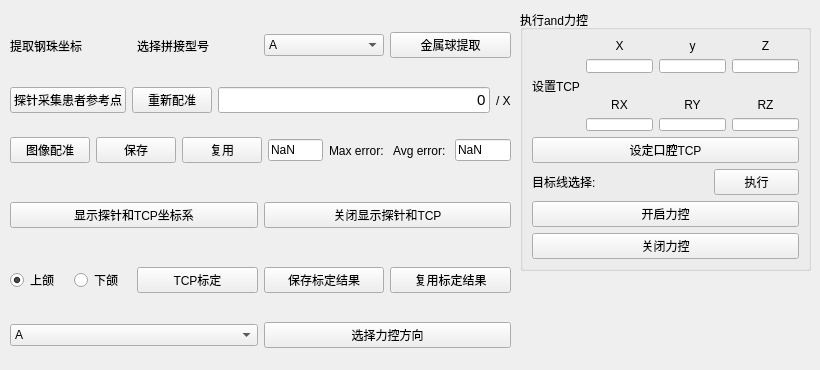
     <widget class="QWidget" name="tab_48">
      <attribute name="title">
       <string>口腔机器人</string>
      </attribute>
      <widget class="QWidget" name="layoutWidget_23">
       <property name="geometry">
        <rect>
         <x>10</x>
         <y>20</y>
         <width>501</width>
         <height>51</height>
        </rect>
       </property>
       <layout class="QHBoxLayout" name="horizontalLayout_140">
        <item>
         <widget class="QLabel" name="label_358">
          <property name="text">
           <string>提取钢珠坐标</string>
          </property>
         </widget>
        </item>
        <item>
         <widget class="QLabel" name="label_359">
          <property name="text">
           <string>选择拼接型号</string>
          </property>
         </widget>
        </item>
        <item>
         <widget class="QComboBox" name="comboBox_plate">
          <property name="minimumContentsLength">
           <number>0</number>
          </property>
          <item>
           <property name="text">
            <string>A</string>
           </property>
          </item>
          <item>
           <property name="text">
            <string>B</string>
           </property>
          </item>
          <item>
           <property name="text">
            <string>C</string>
           </property>
          </item>
         </widget>
        </item>
        <item>
         <widget class="QPushButton" name="pushButton_steelballExtract">
          <property name="text">
           <string>金属球提取</string>
          </property>
         </widget>
        </item>
       </layout>
      </widget>
      <widget class="QWidget" name="layoutWidget_24">
       <property name="geometry">
        <rect>
         <x>10</x>
         <y>80</y>
         <width>501</width>
         <height>41</height>
        </rect>
       </property>
       <layout class="QHBoxLayout" name="horizontalLayout_148">
        <item>
         <widget class="QPushButton" name="pushButton_collectDitch">
          <property name="text">
           <string>探针采集患者参考点</string>
          </property>
         </widget>
        </item>
        <item>
         <widget class="QPushButton" name="pushButton_resetImageRegis">
          <property name="text">
           <string>重新配准</string>
          </property>
         </widget>
        </item>
        <item>
         <layout class="QHBoxLayout" name="horizontalLayout_149">
          <item>
           <widget class="QLineEdit" name="lineEdit_collectedLandmark_3">
            <property name="maximumSize">
             <size>
              <width>16777201</width>
              <height>16777215</height>
             </size>
            </property>
            <property name="font">
             <font>
              <pointsize>11</pointsize>
             </font>
            </property>
            <property name="layoutDirection">
             <enum>Qt::LeftToRight</enum>
            </property>
            <property name="text">
             <string>0</string>
            </property>
            <property name="alignment">
             <set>Qt::AlignRight|Qt::AlignTrailing|Qt::AlignVCenter</set>
            </property>
           </widget>
          </item>
          <item>
           <widget class="QLabel" name="label_365">
            <property name="text">
             <string>/ X</string>
            </property>
           </widget>
          </item>
         </layout>
        </item>
       </layout>
      </widget>
      <widget class="QWidget" name="layoutWidget_27">
       <property name="geometry">
        <rect>
         <x>10</x>
         <y>260</y>
         <width>501</width>
         <height>41</height>
        </rect>
       </property>
       <layout class="QHBoxLayout" name="horizontalLayout_152">
        <item>
         <layout class="QHBoxLayout" name="horizontalLayout_153">
          <item>
           <widget class="QRadioButton" name="radioButton_maxilla">
            <property name="text">
             <string>上颌</string>
            </property>
            <property name="checked">
             <bool>true</bool>
            </property>
           </widget>
          </item>
          <item>
           <widget class="QRadioButton" name="radioButton_mandible">
            <property name="text">
             <string>下颌</string>
            </property>
           </widget>
          </item>
         </layout>
        </item>
        <item>
         <widget class="QPushButton" name="pushButton_calibrateDrill">
          <property name="text">
           <string>TCP标定</string>
          </property>
         </widget>
        </item>
        <item>
         <widget class="QPushButton" name="pushButton_saveTCPResult">
          <property name="text">
           <string>保存标定结果</string>
          </property>
         </widget>
        </item>
        <item>
         <widget class="QPushButton" name="pushButton_reuseTCPResult">
          <property name="text">
           <string>复用标定结果</string>
          </property>
         </widget>
        </item>
       </layout>
      </widget>
      <widget class="QGroupBox" name="groupBox_41">
       <property name="geometry">
        <rect>
         <x>520</x>
         <y>10</y>
         <width>291</width>
         <height>261</height>
        </rect>
       </property>
       <property name="title">
        <string>执行and力控</string>
       </property>
       <layout class="QGridLayout" name="gridLayout_49">
        <item row="1" column="0">
         <widget class="QPushButton" name="pushButton_setOralTCP">
          <property name="text">
           <string>设定口腔TCP</string>
          </property>
         </widget>
        </item>
        <item row="3" column="0">
         <widget class="QPushButton" name="pushButton_openForceControl">
          <property name="text">
           <string>开启力控</string>
          </property>
         </widget>
        </item>
        <item row="4" column="0">
         <widget class="QPushButton" name="pushButton_closeForceControl">
          <property name="text">
           <string>关闭力控</string>
          </property>
         </widget>
        </item>
        <item row="0" column="0">
         <layout class="QGridLayout" name="gridLayout">
          <item row="1" column="1">
           <widget class="QLineEdit" name="lineEdit_Oral_x"/>
          </item>
          <item row="0" column="1">
           <widget class="QLabel" name="label_377">
            <property name="text">
             <string>X</string>
            </property>
            <property name="alignment">
             <set>Qt::AlignCenter</set>
            </property>
           </widget>
          </item>
          <item row="1" column="2">
           <widget class="QLineEdit" name="lineEdit_Oral_y"/>
          </item>
          <item row="0" column="2">
           <widget class="QLabel" name="label_379">
            <property name="text">
             <string>y</string>
            </property>
            <property name="alignment">
             <set>Qt::AlignCenter</set>
            </property>
           </widget>
          </item>
          <item row="0" column="3">
           <widget class="QLabel" name="label_380">
            <property name="text">
             <string>Z</string>
            </property>
            <property name="alignment">
             <set>Qt::AlignCenter</set>
            </property>
           </widget>
          </item>
          <item row="4" column="1">
           <widget class="QLineEdit" name="lineEdit_Oral_rx"/>
          </item>
          <item row="4" column="3">
           <widget class="QLineEdit" name="lineEdit_Oral_rz"/>
          </item>
          <item row="2" column="0">
           <widget class="QLabel" name="label_378">
            <property name="sizePolicy">
             <sizepolicy hsizetype="Preferred" vsizetype="Fixed">
              <horstretch>0</horstretch>
              <verstretch>0</verstretch>
             </sizepolicy>
            </property>
            <property name="text">
             <string>设置TCP</string>
            </property>
           </widget>
          </item>
          <item row="4" column="2">
           <widget class="QLineEdit" name="lineEdit_Oral_ry"/>
          </item>
          <item row="1" column="3">
           <widget class="QLineEdit" name="lineEdit_Oral_z"/>
          </item>
          <item row="3" column="1">
           <widget class="QLabel" name="label_374">
            <property name="text">
             <string>RX</string>
            </property>
            <property name="alignment">
             <set>Qt::AlignCenter</set>
            </property>
           </widget>
          </item>
          <item row="3" column="2">
           <widget class="QLabel" name="label_375">
            <property name="text">
             <string>RY</string>
            </property>
            <property name="alignment">
             <set>Qt::AlignCenter</set>
            </property>
           </widget>
          </item>
          <item row="3" column="3">
           <widget class="QLabel" name="label_381">
            <property name="text">
             <string>RZ</string>
            </property>
            <property name="alignment">
             <set>Qt::AlignCenter</set>
            </property>
           </widget>
          </item>
         </layout>
        </item>
        <item row="2" column="0">
         <layout class="QHBoxLayout" name="horizontalLayout_156">
          <item>
           <widget class="QLabel" name="label_376">
            <property name="text">
             <string>目标线选择: </string>
            </property>
           </widget>
          </item>
          <item>
           <widget class="QmitkSingleNodeSelectionWidget" name="mitkNodeSelectWidget_imageTargetLine_6" native="true"/>
          </item>
          <item>
           <widget class="QPushButton" name="pushButton_InterpretImageLine_Oral">
            <property name="enabled">
             <bool>true</bool>
            </property>
            <property name="text">
             <string>执行</string>
            </property>
           </widget>
          </item>
         </layout>
        </item>
       </layout>
      </widget>
      <widget class="QWidget" name="layoutWidget_28">
       <property name="geometry">
        <rect>
         <x>10</x>
         <y>190</y>
         <width>501</width>
         <height>51</height>
        </rect>
       </property>
       <layout class="QHBoxLayout" name="horizontalLayout_154">
        <item>
         <widget class="QPushButton" name="pushButton_UpdateTCPAndProbe">
          <property name="text">
           <string>显示探针和TCP坐标系</string>
          </property>
         </widget>
        </item>
        <item>
         <widget class="QPushButton" name="pushButton_stopUpdateTCPAndProbe">
          <property name="text">
           <string>关闭显示探针和TCP</string>
          </property>
         </widget>
        </item>
       </layout>
      </widget>
      <widget class="QWidget" name="layoutWidget_29">
       <property name="geometry">
        <rect>
         <x>10</x>
         <y>310</y>
         <width>501</width>
         <height>51</height>
        </rect>
       </property>
       <layout class="QHBoxLayout" name="horizontalLayout_155">
        <item>
         <widget class="QComboBox" name="comboBox_plate_2">
          <property name="minimumContentsLength">
           <number>0</number>
          </property>
          <item>
           <property name="text">
            <string>A</string>
           </property>
          </item>
          <item>
           <property name="text">
            <string>B</string>
           </property>
          </item>
          <item>
           <property name="text">
            <string>C</string>
           </property>
          </item>
         </widget>
        </item>
        <item>
         <widget class="QPushButton" name="pushButton_selectDirectionForceControl">
          <property name="text">
           <string>选择力控方向</string>
          </property>
         </widget>
        </item>
       </layout>
      </widget>
      <widget class="QWidget" name="horizontalLayoutWidget_9">
       <property name="geometry">
        <rect>
         <x>10</x>
         <y>130</y>
         <width>501</width>
         <height>41</height>
        </rect>
       </property>
       <layout class="QHBoxLayout" name="horizontalLayout_146">
        <item>
         <widget class="QPushButton" name="pushButton_imageRegisNew">
          <property name="text">
           <string>图像配准</string>
          </property>
         </widget>
        </item>
        <item>
         <widget class="QPushButton" name="pushButton_saveImageregisResult">
          <property name="text">
           <string>保存</string>
          </property>
         </widget>
        </item>
        <item>
         <widget class="QPushButton" name="pushButton_reuseImageregisResult">
          <property name="text">
           <string>复用</string>
          </property>
         </widget>
        </item>
        <item>
         <widget class="QLineEdit" name="lineEdit_maxError">
          <property name="text">
           <string>NaN</string>
          </property>
         </widget>
        </item>
        <item>
         <widget class="QLabel" name="label_366">
          <property name="text">
           <string>Max error: </string>
          </property>
         </widget>
        </item>
        <item>
         <widget class="QLabel" name="label_367">
          <property name="text">
           <string>Avg error: </string>
          </property>
         </widget>
        </item>
        <item>
         <widget class="QLineEdit" name="lineEdit_avgError">
          <property name="text">
           <string>NaN</string>
          </property>
         </widget>
        </item>
       </layout>
      </widget>
     </widget>
